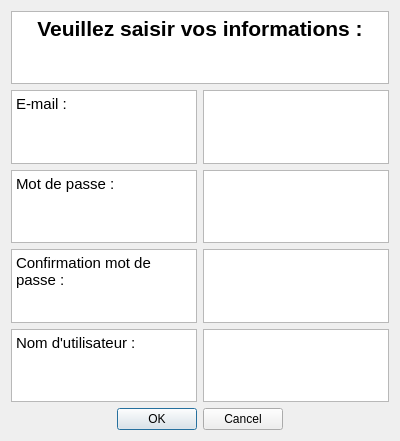
<?xml version="1.0" encoding="UTF-8"?>
<ui version="4.0">
 <class>Inscription</class>
 <widget class="QDialog" name="Inscription">
  <property name="geometry">
   <rect>
    <x>0</x>
    <y>0</y>
    <width>400</width>
    <height>441</height>
   </rect>
  </property>
  <property name="windowTitle">
   <string>Dialog</string>
  </property>
  <layout class="QVBoxLayout" name="verticalLayout">
   <item>
    <layout class="QVBoxLayout" name="verticalLayout_3">
     <item>
      <widget class="QTextBrowser" name="textBrowser_5">
       <property name="html">
        <string>&lt;!DOCTYPE HTML PUBLIC &quot;-//W3C//DTD HTML 4.0//EN&quot; &quot;http://www.w3.org/TR/REC-html40/strict.dtd&quot;&gt;
&lt;html&gt;&lt;head&gt;&lt;meta name=&quot;qrichtext&quot; content=&quot;1&quot; /&gt;&lt;style type=&quot;text/css&quot;&gt;
p, li { white-space: pre-wrap; }
&lt;/style&gt;&lt;/head&gt;&lt;body style=&quot; font-family:'Ubuntu'; font-size:11pt; font-weight:400; font-style:normal;&quot;&gt;
&lt;p align=&quot;center&quot; style=&quot; margin-top:0px; margin-bottom:0px; margin-left:0px; margin-right:0px; -qt-block-indent:0; text-indent:0px;&quot;&gt;&lt;span style=&quot; font-size:16pt; font-weight:600;&quot;&gt;Veuillez saisir vos informations :&lt;/span&gt;&lt;/p&gt;&lt;/body&gt;&lt;/html&gt;</string>
       </property>
      </widget>
     </item>
     <item>
      <layout class="QHBoxLayout" name="horizontalLayout_4">
       <item>
        <widget class="QTextBrowser" name="mail">
         <property name="verticalScrollBarPolicy">
          <enum>Qt::ScrollBarAlwaysOff</enum>
         </property>
         <property name="horizontalScrollBarPolicy">
          <enum>Qt::ScrollBarAlwaysOff</enum>
         </property>
         <property name="sizeAdjustPolicy">
          <enum>QAbstractScrollArea::AdjustIgnored</enum>
         </property>
         <property name="html">
          <string>&lt;!DOCTYPE HTML PUBLIC &quot;-//W3C//DTD HTML 4.0//EN&quot; &quot;http://www.w3.org/TR/REC-html40/strict.dtd&quot;&gt;
&lt;html&gt;&lt;head&gt;&lt;meta name=&quot;qrichtext&quot; content=&quot;1&quot; /&gt;&lt;style type=&quot;text/css&quot;&gt;
p, li { white-space: pre-wrap; }
&lt;/style&gt;&lt;/head&gt;&lt;body style=&quot; font-family:'Ubuntu'; font-size:11pt; font-weight:400; font-style:normal;&quot;&gt;
&lt;p style=&quot; margin-top:0px; margin-bottom:0px; margin-left:0px; margin-right:0px; -qt-block-indent:0; text-indent:0px;&quot;&gt;E-mail :&lt;/p&gt;&lt;/body&gt;&lt;/html&gt;</string>
         </property>
        </widget>
       </item>
       <item>
        <widget class="QTextEdit" name="saisie_mail">
         <property name="verticalScrollBarPolicy">
          <enum>Qt::ScrollBarAlwaysOff</enum>
         </property>
         <property name="horizontalScrollBarPolicy">
          <enum>Qt::ScrollBarAlwaysOff</enum>
         </property>
         <property name="html">
          <string>&lt;!DOCTYPE HTML PUBLIC &quot;-//W3C//DTD HTML 4.0//EN&quot; &quot;http://www.w3.org/TR/REC-html40/strict.dtd&quot;&gt;
&lt;html&gt;&lt;head&gt;&lt;meta name=&quot;qrichtext&quot; content=&quot;1&quot; /&gt;&lt;style type=&quot;text/css&quot;&gt;
p, li { white-space: pre-wrap; }
&lt;/style&gt;&lt;/head&gt;&lt;body style=&quot; font-family:'Ubuntu'; font-size:11pt; font-weight:400; font-style:normal;&quot;&gt;
&lt;p style=&quot;-qt-paragraph-type:empty; margin-top:0px; margin-bottom:0px; margin-left:0px; margin-right:0px; -qt-block-indent:0; text-indent:0px;&quot;&gt;&lt;br /&gt;&lt;/p&gt;&lt;/body&gt;&lt;/html&gt;</string>
         </property>
        </widget>
       </item>
      </layout>
     </item>
     <item>
      <layout class="QHBoxLayout" name="horizontalLayout_6">
       <item>
        <widget class="QTextBrowser" name="mdp">
         <property name="verticalScrollBarPolicy">
          <enum>Qt::ScrollBarAlwaysOff</enum>
         </property>
         <property name="horizontalScrollBarPolicy">
          <enum>Qt::ScrollBarAlwaysOff</enum>
         </property>
         <property name="html">
          <string>&lt;!DOCTYPE HTML PUBLIC &quot;-//W3C//DTD HTML 4.0//EN&quot; &quot;http://www.w3.org/TR/REC-html40/strict.dtd&quot;&gt;
&lt;html&gt;&lt;head&gt;&lt;meta name=&quot;qrichtext&quot; content=&quot;1&quot; /&gt;&lt;style type=&quot;text/css&quot;&gt;
p, li { white-space: pre-wrap; }
&lt;/style&gt;&lt;/head&gt;&lt;body style=&quot; font-family:'Ubuntu'; font-size:11pt; font-weight:400; font-style:normal;&quot;&gt;
&lt;p style=&quot; margin-top:0px; margin-bottom:0px; margin-left:0px; margin-right:0px; -qt-block-indent:0; text-indent:0px;&quot;&gt;Mot de passe :&lt;/p&gt;&lt;/body&gt;&lt;/html&gt;</string>
         </property>
        </widget>
       </item>
       <item>
        <widget class="QTextEdit" name="saisie_mdp">
         <property name="verticalScrollBarPolicy">
          <enum>Qt::ScrollBarAlwaysOff</enum>
         </property>
         <property name="horizontalScrollBarPolicy">
          <enum>Qt::ScrollBarAlwaysOff</enum>
         </property>
         <property name="html">
          <string>&lt;!DOCTYPE HTML PUBLIC &quot;-//W3C//DTD HTML 4.0//EN&quot; &quot;http://www.w3.org/TR/REC-html40/strict.dtd&quot;&gt;
&lt;html&gt;&lt;head&gt;&lt;meta name=&quot;qrichtext&quot; content=&quot;1&quot; /&gt;&lt;style type=&quot;text/css&quot;&gt;
p, li { white-space: pre-wrap; }
&lt;/style&gt;&lt;/head&gt;&lt;body style=&quot; font-family:'Ubuntu'; font-size:11pt; font-weight:400; font-style:normal;&quot;&gt;
&lt;p style=&quot;-qt-paragraph-type:empty; margin-top:0px; margin-bottom:0px; margin-left:0px; margin-right:0px; -qt-block-indent:0; text-indent:0px;&quot;&gt;&lt;br /&gt;&lt;/p&gt;&lt;/body&gt;&lt;/html&gt;</string>
         </property>
        </widget>
       </item>
      </layout>
     </item>
     <item>
      <layout class="QHBoxLayout" name="horizontalLayout_3">
       <item>
        <widget class="QTextBrowser" name="confirm_mdp">
         <property name="verticalScrollBarPolicy">
          <enum>Qt::ScrollBarAlwaysOff</enum>
         </property>
         <property name="horizontalScrollBarPolicy">
          <enum>Qt::ScrollBarAlwaysOff</enum>
         </property>
         <property name="html">
          <string>&lt;!DOCTYPE HTML PUBLIC &quot;-//W3C//DTD HTML 4.0//EN&quot; &quot;http://www.w3.org/TR/REC-html40/strict.dtd&quot;&gt;
&lt;html&gt;&lt;head&gt;&lt;meta name=&quot;qrichtext&quot; content=&quot;1&quot; /&gt;&lt;style type=&quot;text/css&quot;&gt;
p, li { white-space: pre-wrap; }
&lt;/style&gt;&lt;/head&gt;&lt;body style=&quot; font-family:'Ubuntu'; font-size:11pt; font-weight:400; font-style:normal;&quot;&gt;
&lt;p style=&quot; margin-top:0px; margin-bottom:0px; margin-left:0px; margin-right:0px; -qt-block-indent:0; text-indent:0px;&quot;&gt;Confirmation mot de passe :&lt;/p&gt;&lt;/body&gt;&lt;/html&gt;</string>
         </property>
        </widget>
       </item>
       <item>
        <widget class="QTextEdit" name="saisie_confirm_mdp">
         <property name="verticalScrollBarPolicy">
          <enum>Qt::ScrollBarAlwaysOff</enum>
         </property>
         <property name="horizontalScrollBarPolicy">
          <enum>Qt::ScrollBarAlwaysOff</enum>
         </property>
         <property name="html">
          <string>&lt;!DOCTYPE HTML PUBLIC &quot;-//W3C//DTD HTML 4.0//EN&quot; &quot;http://www.w3.org/TR/REC-html40/strict.dtd&quot;&gt;
&lt;html&gt;&lt;head&gt;&lt;meta name=&quot;qrichtext&quot; content=&quot;1&quot; /&gt;&lt;style type=&quot;text/css&quot;&gt;
p, li { white-space: pre-wrap; }
&lt;/style&gt;&lt;/head&gt;&lt;body style=&quot; font-family:'Ubuntu'; font-size:11pt; font-weight:400; font-style:normal;&quot;&gt;
&lt;p style=&quot;-qt-paragraph-type:empty; margin-top:12px; margin-bottom:12px; margin-left:0px; margin-right:0px; -qt-block-indent:0; text-indent:0px;&quot;&gt;&lt;br /&gt;&lt;/p&gt;&lt;/body&gt;&lt;/html&gt;</string>
         </property>
        </widget>
       </item>
      </layout>
     </item>
     <item>
      <layout class="QHBoxLayout" name="horizontalLayout_5">
       <item>
        <widget class="QTextBrowser" name="user">
         <property name="verticalScrollBarPolicy">
          <enum>Qt::ScrollBarAlwaysOff</enum>
         </property>
         <property name="horizontalScrollBarPolicy">
          <enum>Qt::ScrollBarAlwaysOff</enum>
         </property>
         <property name="html">
          <string>&lt;!DOCTYPE HTML PUBLIC &quot;-//W3C//DTD HTML 4.0//EN&quot; &quot;http://www.w3.org/TR/REC-html40/strict.dtd&quot;&gt;
&lt;html&gt;&lt;head&gt;&lt;meta name=&quot;qrichtext&quot; content=&quot;1&quot; /&gt;&lt;style type=&quot;text/css&quot;&gt;
p, li { white-space: pre-wrap; }
&lt;/style&gt;&lt;/head&gt;&lt;body style=&quot; font-family:'Ubuntu'; font-size:11pt; font-weight:400; font-style:normal;&quot;&gt;
&lt;p style=&quot; margin-top:0px; margin-bottom:0px; margin-left:0px; margin-right:0px; -qt-block-indent:0; text-indent:0px;&quot;&gt;Nom d'utilisateur :&lt;/p&gt;&lt;/body&gt;&lt;/html&gt;</string>
         </property>
        </widget>
       </item>
       <item>
        <widget class="QTextEdit" name="saisie_user">
         <property name="verticalScrollBarPolicy">
          <enum>Qt::ScrollBarAlwaysOff</enum>
         </property>
         <property name="horizontalScrollBarPolicy">
          <enum>Qt::ScrollBarAlwaysOff</enum>
         </property>
         <property name="html">
          <string>&lt;!DOCTYPE HTML PUBLIC &quot;-//W3C//DTD HTML 4.0//EN&quot; &quot;http://www.w3.org/TR/REC-html40/strict.dtd&quot;&gt;
&lt;html&gt;&lt;head&gt;&lt;meta name=&quot;qrichtext&quot; content=&quot;1&quot; /&gt;&lt;style type=&quot;text/css&quot;&gt;
p, li { white-space: pre-wrap; }
&lt;/style&gt;&lt;/head&gt;&lt;body style=&quot; font-family:'Ubuntu'; font-size:11pt; font-weight:400; font-style:normal;&quot;&gt;
&lt;p style=&quot;-qt-paragraph-type:empty; margin-top:0px; margin-bottom:0px; margin-left:0px; margin-right:0px; -qt-block-indent:0; text-indent:0px;&quot;&gt;&lt;br /&gt;&lt;/p&gt;&lt;/body&gt;&lt;/html&gt;</string>
         </property>
        </widget>
       </item>
      </layout>
     </item>
     <item>
      <widget class="QDialogButtonBox" name="validation">
       <property name="orientation">
        <enum>Qt::Horizontal</enum>
       </property>
       <property name="standardButtons">
        <set>QDialogButtonBox::Cancel|QDialogButtonBox::Ok</set>
       </property>
       <property name="centerButtons">
        <bool>true</bool>
       </property>
      </widget>
     </item>
     <item>
      <layout class="QHBoxLayout" name="horizontalLayout_2"/>
     </item>
    </layout>
   </item>
  </layout>
 </widget>
 <resources/>
 <connections/>
</ui>
